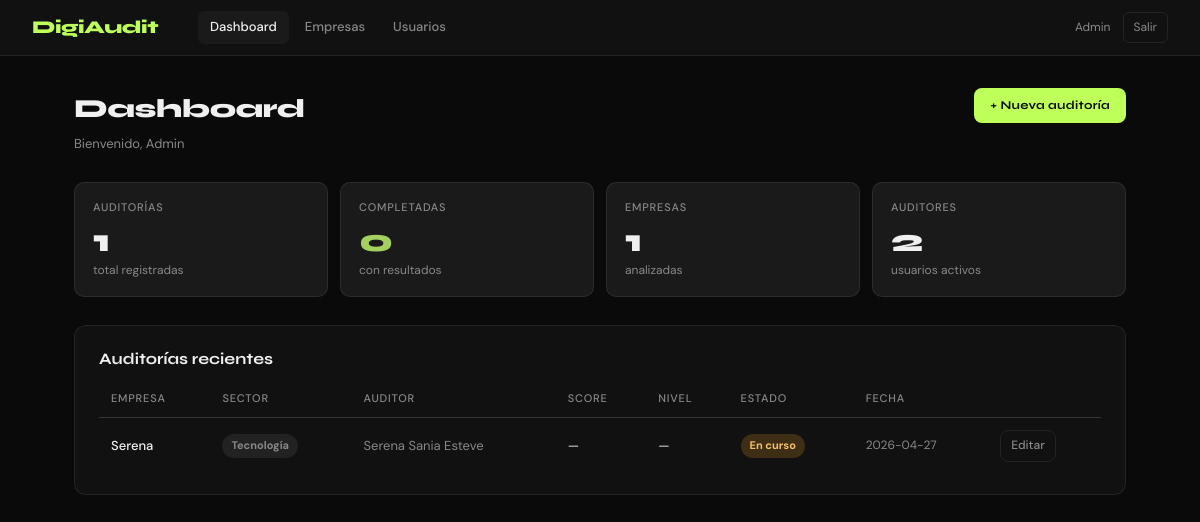
The app's page /dashboard (signed in) with its own data.
### tables this page shows
CREATE TABLE audits (
            id INTEGER PRIMARY KEY AUTOINCREMENT,
            company_id INTEGER NOT NULL,
            auditor_id INTEGER NOT NULL,
            status TEXT DEFAULT 'in_progress',
            global_score REAL,
            level TEXT,
            scores_json TEXT,
            notes TEXT,
            created_at TEXT DEFAULT CURRENT_TIMESTAMP,
            completed_at TEXT
        );

CREATE TABLE companies (
            id INTEGER PRIMARY KEY AUTOINCREMENT,
            name TEXT NOT NULL,
            sector TEXT,
            size TEXT,
            contact TEXT,
            created_by INTEGER,
            created_at TEXT DEFAULT CURRENT_TIMESTAMP
        );

CREATE TABLE users (
            id INTEGER PRIMARY KEY AUTOINCREMENT,
            name TEXT NOT NULL,
            email TEXT UNIQUE NOT NULL,
            password TEXT NOT NULL,
            role TEXT DEFAULT 'auditor',
            created_at TEXT DEFAULT CURRENT_TIMESTAMP
        );

### app.py (the view, shortened to what this page needs)
@app.route('/dashboard')
@login_required
def dashboard():
    db = get_db()
    uid = session['user_id']
    role = session['user_role']
    if role == 'admin':
        audits = db.execute('''
            SELECT a.*, c.name as company_name, c.sector, u.name as auditor_name
            FROM audits a JOIN companies c ON a.company_id=c.id JOIN users u ON a.auditor_id=u.id
            ORDER BY a.created_at DESC LIMIT 20
        ''').fetchall()
        total_audits = db.execute('SELECT COUNT(*) FROM audits').fetchone()[0]
        total_companies = db.execute('SELECT COUNT(*) FROM companies').fetchone()[0]
        total_users = db.execute('SELECT COUNT(*) FROM users').fetchone()[0]
    completed = sum(1 for a in audits if a['status'] == 'completed')
    db.close()
    return render_template('dashboard.html', audits=audits,
                           total_audits=total_audits, total_companies=total_companies,
                           total_users=total_users, completed=completed)

### app.py (called while the page is built)
def get_db():
    db = sqlite3.connect(DB)
    db.row_factory = sqlite3.Row
    return db

def login_required(f):
    @wraps(f)
    def decorated(*args, **kwargs):
        if 'user_id' not in session:
            return redirect(url_for('login'))
        return f(*args, **kwargs)
    return decorated

### templates/dashboard.html (shortened to what this page needs)
{% extends 'base.html' %}
{% block content %}
<div class="page-header">
  <div>
    <h1>Dashboard</h1>
    <p>Bienvenido, {{ session.user_name }}</p>
  </div>
  <a href="{{ url_for('companies') }}" class="btn btn-primary">+ Nueva auditoría</a>
</div>
<div class="stats-grid">
  <div class="stat-card">
    <div class="label">Auditorías</div>
    <div class="value">{{ total_audits }}</div>
    <div class="sub">total registradas</div>
  </div>
  <div class="stat-card">
    <div class="label">Completadas</div>
    <div class="value score-high">{{ completed }}</div>
    <div class="sub">con resultados</div>
  </div>
  <div class="stat-card">
    <div class="label">Empresas</div>
    <div class="value">{{ total_companies }}</div>
    <div class="sub">analizadas</div>
  </div>
  {% if total_users is not none %}
  <div class="stat-card">
    <div class="label">Auditores</div>
    <div class="value">{{ total_users }}</div>
    <div class="sub">usuarios activos</div>
  </div>
  {% endif %}
</div>
<div class="card">
  <div style="display:flex;align-items:center;justify-content:space-between;margin-bottom:18px;">
    <div style="font-family:'Syne',sans-serif;font-weight:700;font-size:16px;">Auditorías recientes</div>
  </div>
  {% if audits %}
  <table>
    <thead>
      <tr>
        <th>Empresa</th>
        <th>Sector</th>
        {% if session.user_role == 'admin' %}<th>Auditor</th>{% endif %}
        <th>Score</th>
        <th>Nivel</th>
        <th>Estado</th>
        <th>Fecha</th>
        <th></th>
      </tr>
    </thead>
    <tbody>
    {% for a in audits %}
    <tr>
      <td style="font-weight:500;">{{ a.company_name }}</td>
      <td><span class="badge badge-gray">{{ a.sector or '—' }}</span></td>
      {% if session.user_role == 'admin' %}<td style="color:var(--muted);">{{ a.auditor_name }}</td>{% endif %}
      <td>
        {% if a.global_score %}
          {% if a.global_score >= 70 %}
            <span class="score-high" style="font-weight:700;">{{ a.global_score }}%</span>
          {% elif a.global_score >= 40 %}
            <span class="score-mid" style="font-weight:700;">{{ a.global_score }}%</span>
          {% else %}
            <span class="score-low" style="font-weight:700;">{{ a.global_score }}%</span>
          {% endif %}
        {% else %}—{% endif %}
      </td>
      <td>
        {% if a.level %}
          {% if a.level in ['Avanzado','Líder'] %}<span class="badge badge-green">{{ a.level }}</span>
          {% elif a.level == 'Definido' %}<span class="badge badge-blue">{{ a.level }}</span>
          {% elif a.level == 'Básico' %}<span class="badge badge-amber">{{ a.level }}</span>
          {% else %}<span class="badge badge-red">{{ a.level }}</span>{% endif %}
        {% else %}—{% endif %}
      </td>
      <td>
        {% if a.status == 'completed' %}
          <span class="badge badge-green">Completada</span>
        {% else %}
          <span class="badge badge-amber">En curso</span>
        {% endif %}
      </td>
      <td style="color:var(--muted);font-size:12px;">{{ a.created_at[:10] }}</td>
      <td style="white-space:nowrap;">
        <a href="{{ url_for('audit', audit_id=a.id) }}" class="btn btn-ghost btn-sm">Editar</a>
      </td>
    </tr>
    {% endfor %}
    </tbody>
  </table>
  {% endif %}
</div>
{% endblock %}

### templates/base.html (style rules this page uses)
*, *::before, *::after { box-sizing: border-box; margin: 0; padding: 0; }
:root { --bg: #0A0A0A; --surface: #111111; --surface2: #1A1A1A; --border: rgba(255,255,255,0.08); --border2: rgba(255,255,255,0.14); --text: #F0F0F0; --muted: #888; --accent: #BEFF5A; --accent-dark: #0A0A0A; --red: #E24B4A; --amber: #EF9F27; --green: #639922; --purple: #7F77DD; --teal: #1D9E75; --blue: #378ADD; --pink: #D4537E; }
body { font-family: 'DM Sans', sans-serif; background: var(--bg); color: var(--text); min-height: 100vh; font-size: 15px; line-height: 1.6; }
.page-header { margin-bottom: 28px; display: flex; align-items: flex-start; justify-content: space-between; gap: 16px; flex-wrap: wrap; }
.page-header h1 { font-family: 'Syne', sans-serif; font-weight: 800; font-size: 26px; letter-spacing: -0.5px; }
.page-header p { color: var(--muted); font-size: 13px; margin-top: 4px; }
.card { background: var(--surface); border: 1px solid var(--border); border-radius: 12px; padding: 20px 24px; }
.stats-grid { display: grid; grid-template-columns: repeat(auto-fit, minmax(160px, 1fr)); gap: 12px; margin-bottom: 28px; }
.stat-card { background: var(--surface2); border: 1px solid var(--border); border-radius: 10px; padding: 16px 18px; }
.stat-card .label { font-size: 11px; color: var(--muted); text-transform: uppercase; letter-spacing: 0.8px; font-weight: 500; margin-bottom: 8px; }
.stat-card .value { font-family: 'Syne', sans-serif; font-weight: 800; font-size: 32px; line-height: 1; }
.stat-card .sub { font-size: 12px; color: var(--muted); margin-top: 4px; }
table { width: 100%; border-collapse: collapse; }
th { text-align: left; font-size: 11px; color: var(--muted); text-transform: uppercase; letter-spacing: 0.8px; padding: 0 12px 10px; font-weight: 500; border-bottom: 1px solid var(--border); }
td { padding: 12px 12px; font-size: 13px; border-bottom: 1px solid var(--border); vertical-align: middle; }
tr:last-child td { border-bottom: none; }
.badge { display: inline-block; padding: 3px 9px; border-radius: 20px; font-size: 11px; font-weight: 700; }
.badge-amber { background: rgba(239,159,39,0.2); color: #f4c06a; }
.badge-gray { background: rgba(255,255,255,0.07); color: var(--muted); }
.btn { display: inline-flex; align-items: center; gap: 6px; padding: 8px 16px; border-radius: 8px; font-family: 'DM Sans', sans-serif; font-size: 13px; font-weight: 500; cursor: pointer; text-decoration: none; border: none; transition: all 0.15s; }
.btn-primary { background: var(--accent); color: #0A0A0A; font-family: 'Syne', sans-serif; font-weight: 700; font-size: 12px; letter-spacing: 0.3px; }
.btn-ghost { background: transparent; color: var(--muted); border: 1px solid var(--border); }
.btn-sm { padding: 5px 10px; font-size: 12px; }
.score-high { color: #a3d05f; }

### records on screen
audits: company_name "Serena", sector "Tecnología", auditor_name "Serena Sania Esteve", status "En curso", created_at "2026-04-27"

### other values on screen
{{ session.user_name }} "Admin"
{{ total_audits }} "1"
{{ completed }} "0"
{{ total_companies }} "1"
{{ total_users }} "2"
